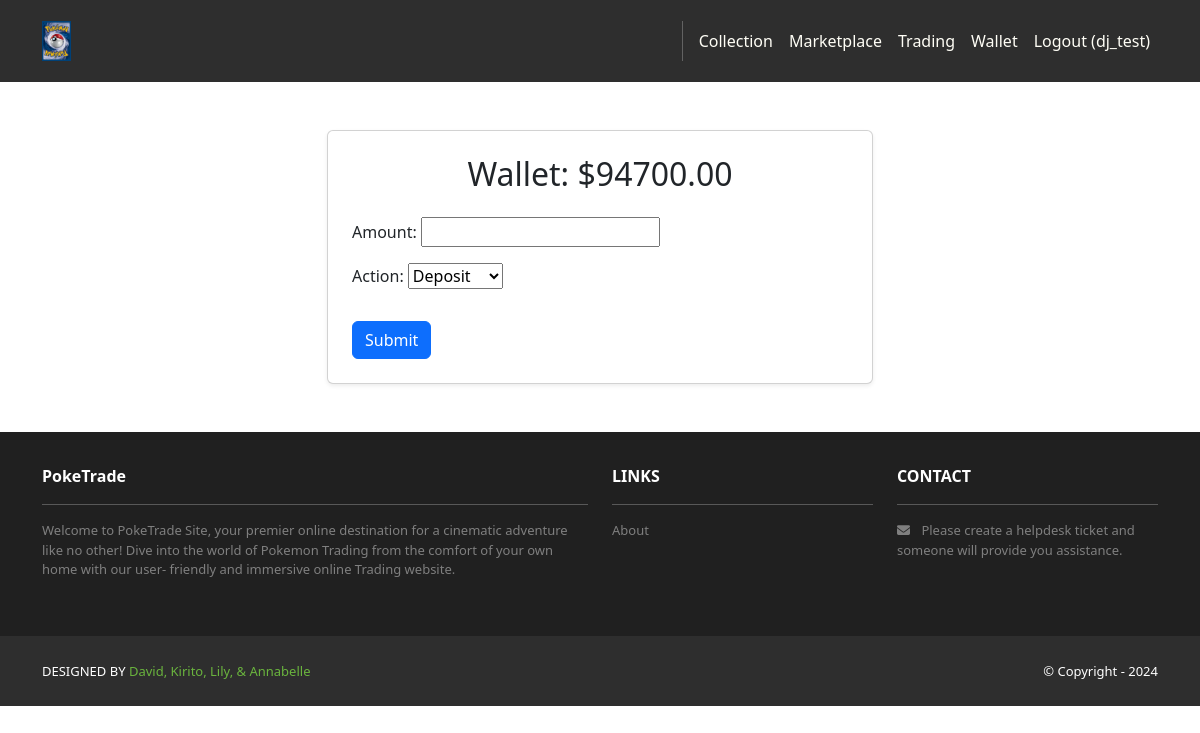
/wallet/ (signed in), run on an earlier commit of the app's database.
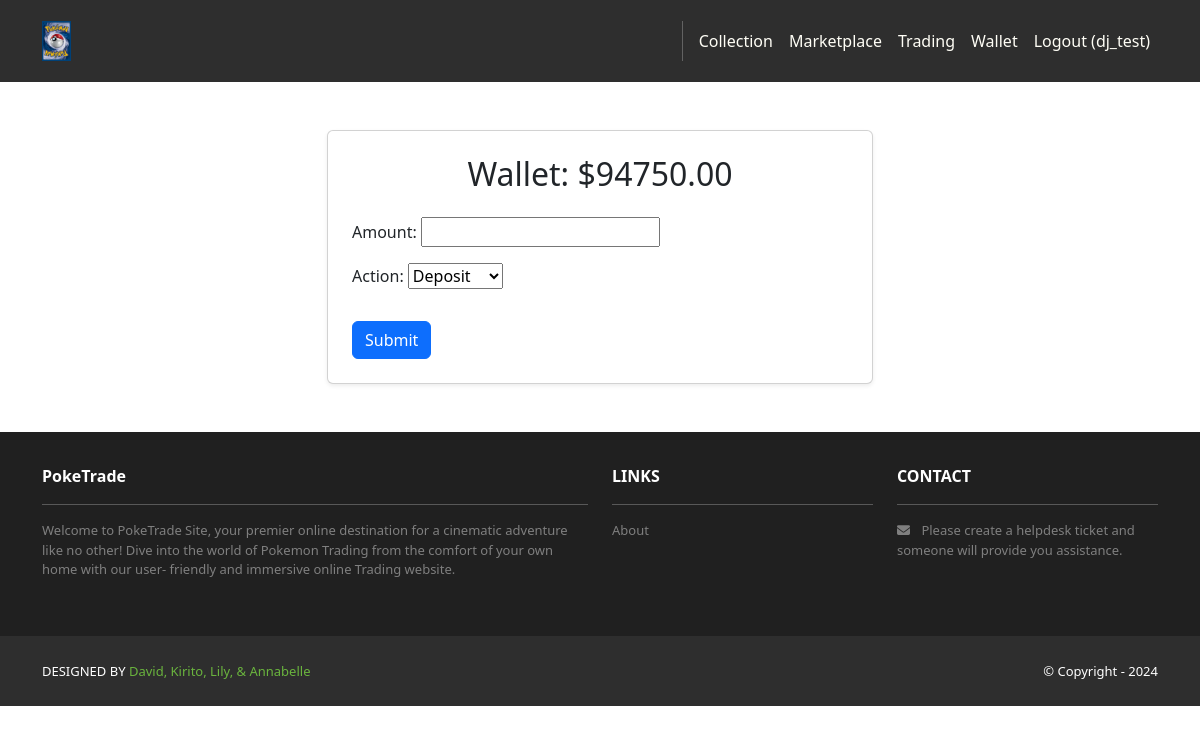
And on a later commit of the database.
### accounts/models.py (models this page shows, shortened)
class UserAccount(models.Model):
    user = models.OneToOneField(User, on_delete=models.CASCADE)
    wallet = models.DecimalField(max_digits=10, decimal_places=2, default=0.00)

### accounts/views.py (the view)
# urls.py: path('wallet/', views.wallet_view, name='wallet'),
def wallet_view(request):
    owned_profile = UserAccount.objects.get(user=request.user)
    if request.method == 'POST':
        form = WalletForm(request.POST)
        if form.is_valid():
            amount = form.cleaned_data['amount']
            action = form.cleaned_data['action']
            if action == 'deposit':
                owned_profile.wallet += amount
            elif action == 'withdraw' and owned_profile.wallet >= amount:
                owned_profile.wallet -= amount
            owned_profile.save()
            return redirect('accounts:wallet')
    else:
        form = WalletForm()
    return render(request, 'accounts/wallet.html', {'form': form, 'wallet': owned_profile.wallet})

### accounts/forms.py
class WalletForm(forms.Form):
    amount = forms.DecimalField(
        max_digits=10,
        decimal_places=2,
        min_value=0.01,
        label='Amount'
    )
    action = forms.ChoiceField(
        choices=[('deposit', 'Deposit'), ('withdraw', 'Withdraw')],
        label='Action'
    )

### accounts/templates/accounts/wallet.html (shortened to what this page needs)
{% extends 'base.html' %}
{% block content %}
<div class="container my-5">
  <div class="row justify-content-center">
    <div class="col-md-6">
      <div class="card shadow-sm p-4">
        <h2 class="text-center mb-4">
          Wallet: ${{ wallet }}
        </h2>
        <form method="post">
          {{ form.as_p }}
          <button
            type="submit"
            class="btn btn-primary btn-block mt-3">
            Submit
          </button>
        </form>
      </div>
    </div>
  </div>
</div>
{% endblock content %}

What changed in the data, as far as the page shows it:
changed UserAccount: wallet "94700.00" → "94750.00"
